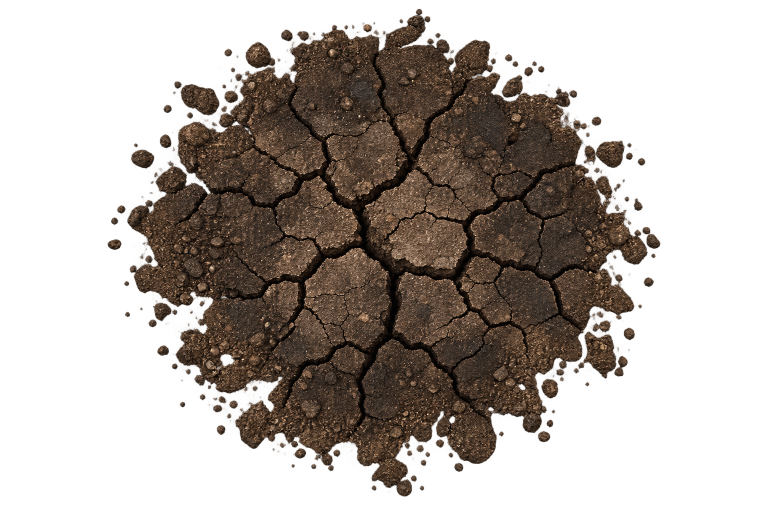
#> input picture assets/Map/177057CD-03D9-4006-8C79-D5DC6C35603E.png, 1536 x 1024 px (shown at 1/2 size)
$ python -i prepare-map-extras.py   (imports and definitions only)
#> lines starting #> are read from the running program, lines starting #| are printed output that depends on the picture; after the words box and inside, x2 and y2 are one past the last pixel; in counts of white or black regions, pixels touching at a corner belong together
#> further down, picture is the input picture: PIL image 1536x1024 RGBA; mean R, G, B, A 32.8, 24.3, 18.2, 102.5
from pathlib import Path
from PIL import Image

ROOT=Path('assets/Map')
SRC=ROOT/'extras-uploaded'
OUT=ROOT/'wasteland'

REFS={
'rocks_scatter_01':('fffffffffcfff4cffc0fe0098107dc07c887c94fc711821dc03fe19ff4cffcffffff','decals',300),
'dry_grass_patch_01':('fffffff7f047f043e003c003c001c0018001c001c001c007e007f01ffe3fffff','decals',300),
'cracked_earth_patch_01':('ffffffe3ff03ff03e007f003e00380038001e001f003d083f1c3f1f1fffdffff','decals',300),
'oil_stain_01':('ffffffc3ff81ff00ff007e007e007e003e007e007f007f007f81ff81ffe7fffff','decals',300),
'rock_cluster_01':('ffffe1f7c083c003c003c003c001c0018001800180038003c003c003f8ffffff','obstacles',420),
'dead_tree_01':('ffffffff89ffede1f1f7d0f7c467fc0ffc0ff801fe09fc03fc07ff1fff9fffdf','obstacles',420),
'barricade_01':('ffffbffd9ff183f9c1e981c180018001c001c001c001c2c1cbf19ffd9fffffff','obstacles',420),
'wrecked_car_01':('ffffffffd01b8003848180018000800080008001800180018001c003ffffffff','obstacles',420),
'ground_01':('000f2196214c1e3f19bdbb9087981f986dfe0fe60fc4058050f093f3021fa70b','ground',512),
}

def ahash(im,size=16):
    im=im.convert('RGBA')
    bg=Image.new('RGBA',im.size,'white')
    bg.alpha_composite(im)
    g=bg.convert('L').resize((size,size),Image.Resampling.LANCZOS)
    vals=list(g.getdata())
    avg=sum(vals)/len(vals)
    bits=''.join('1' if v>=avg else '0' for v in vals)
    return hex(int(bits,2))[2:].zfill(size*size//4)

def hd(a,b):
    return (int(a,16)^int(b,16)).bit_count()

def crop_alpha(im):
    if 'A' not in im.getbands():
        return im.convert('RGBA')
    rgba=im.convert('RGBA')
    a=rgba.getchannel('A').point(lambda p:255 if p>8 else 0)
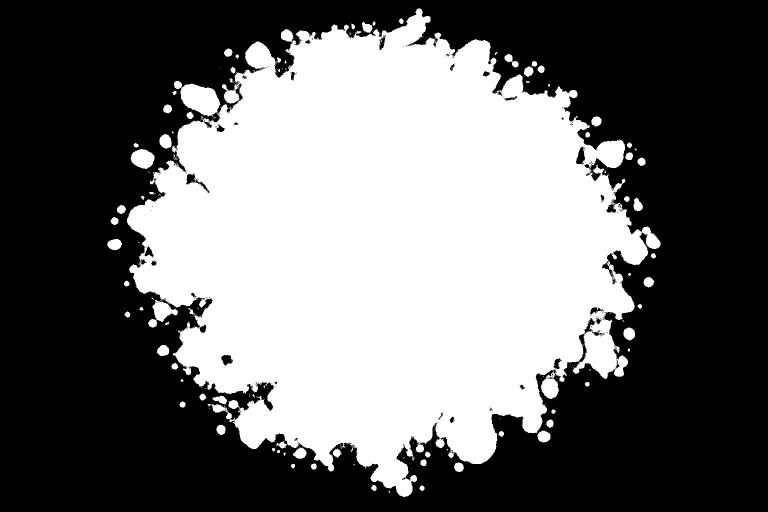
#> a: PIL image 1536x1024 L (shown at 1/2 size); 42.2% white; 256 white regions (184 under 20 px), largest, box (x1, y1, x2, y2) and area: (254, 17, 1321, 994) 648656, (261, 298, 309, 338) 1384, (1082, 741, 1118, 798) 1217
    box=a.getbbox()
#> box = (214, 17, 1321, 994)
    return rgba.crop(box) if box else rgba
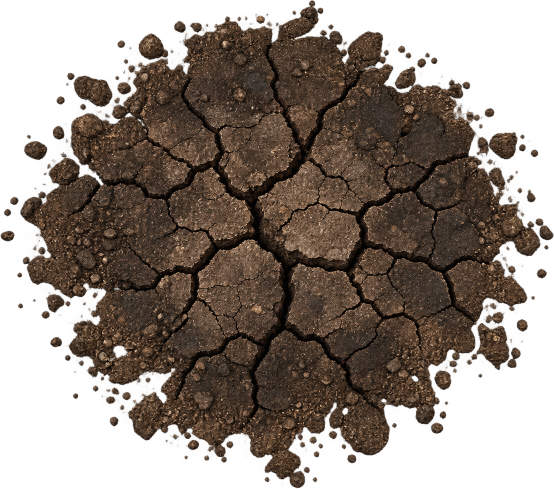
#> returned value: PIL image 1107x977 RGBA (shown at 1/2 size); mean R, G, B, A 47.6, 35.3, 26.5, 149.1; transparent parts drawn white

def optimize(src,dst,maxdim,crop=True):
    im=Image.open(src)
    if crop:
        im=crop_alpha(im)
    else:
        im=im.convert('RGBA')
    scale=min(1.0,maxdim/max(im.size))
    if scale<1:
        im=im.resize((max(1,round(im.width*scale)),max(1,round(im.height*scale))),Image.Resampling.LANCZOS)
    dst.parent.mkdir(parents=True,exist_ok=True)
    im.save(dst,optimize=True,compress_level=9)
    return im.size,dst.stat().st_size

files=sorted(SRC.glob('*.png'))
# [4 lines not run here, left out]
pairs=[]
# [4 lines not run here, left out]
used_files=set(); used_names=set(); chosen=[]
# [10 lines not run here, left out]

report=['# Mapeamento automatico dos extras','']
# [9 lines not run here, left out]

>>> from PIL import Image
>>> picture = Image.open('../assets/Map/177057CD-03D9-4006-8C79-D5DC6C35603E.png')
>>> result = crop_alpha(picture)

$ run again, on assets/Map/893B5774-DC26-4C12-8E78-15F9909D4D9C.png
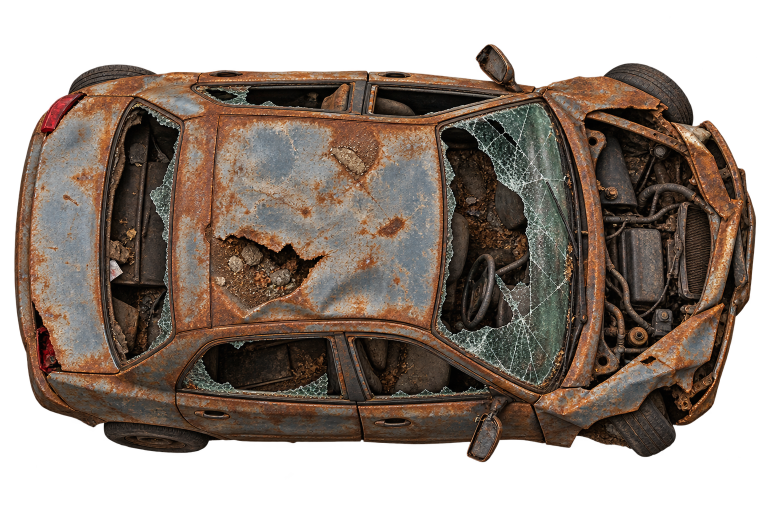
#> input picture assets/Map/893B5774-DC26-4C12-8E78-15F9909D4D9C.png, 1536 x 1024 px (shown at 1/2 size)
#> picture is the input picture: PIL image 1536x1024 RGBA; mean R, G, B, A 64.9, 51.8, 42.4, 165.6
#> in crop_alpha, `a=rgba.getchannel('A').point(lambda p:255 if p>8 else 0)`:
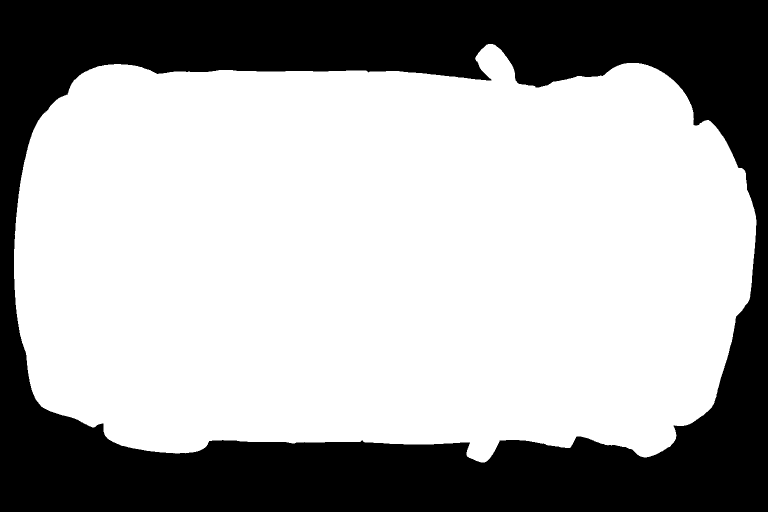
#> a: PIL image 1536x1024 L (shown at 1/2 size); 66% white; 1 black region, box (x1, y1, x2, y2) and area: (0, 0, 1536, 1024) 535406
#> box = (28, 88, 1513, 925)
#> in crop_alpha, `return rgba.crop(box) if box else rgba`:
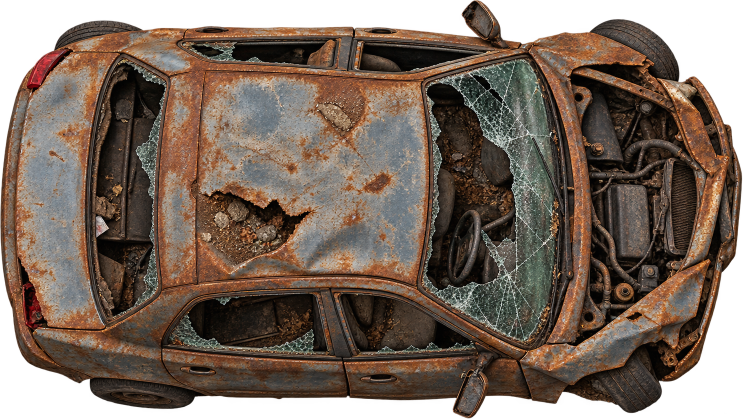
#> returned value: PIL image 1485x837 RGBA (shown at 1/2 size); mean R, G, B, A 82.1, 65.5, 53.6, 209.6; transparent parts drawn white

$ run again, on assets/Map/BC230B3F-1904-4ECC-A6A5-92DAFB261895.png
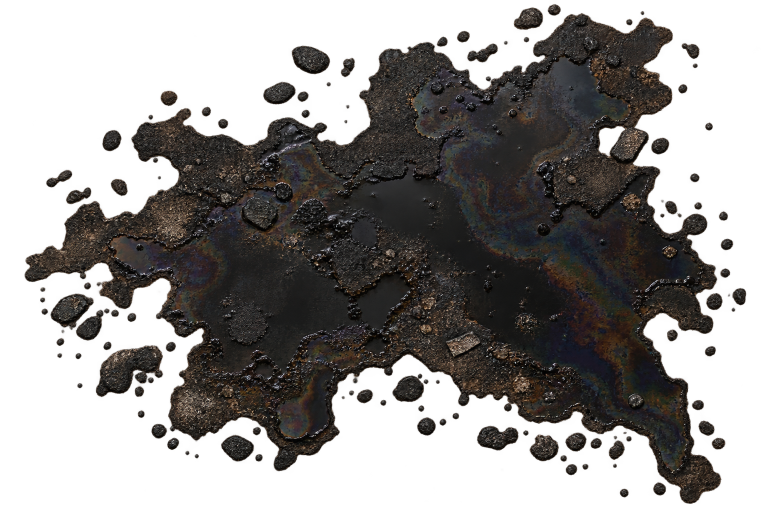
#> input picture assets/Map/BC230B3F-1904-4ECC-A6A5-92DAFB261895.png, 1536 x 1024 px (shown at 1/2 size)
#> picture is the input picture: PIL image 1536x1024 RGBA; mean R, G, B, A 22.6, 20, 18.4, 123.9
#> in crop_alpha, `a=rgba.getchannel('A').point(lambda p:255 if p>8 else 0)`:
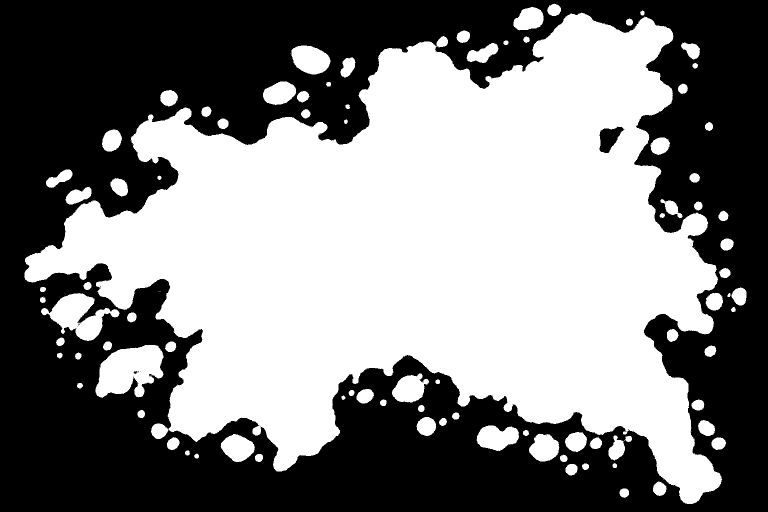
#> a: PIL image 1536x1024 L (shown at 1/2 size); 50.4% white; 18 black regions (15 under 20 px), largest, box (x1, y1, x2, y2) and area: (0, 0, 1536, 1024) 777807, (1199, 253, 1249, 306) 1559, (267, 742, 275, 748) 27
#> box = (49, 7, 1493, 1008)
#> in crop_alpha, `return rgba.crop(box) if box else rgba`:
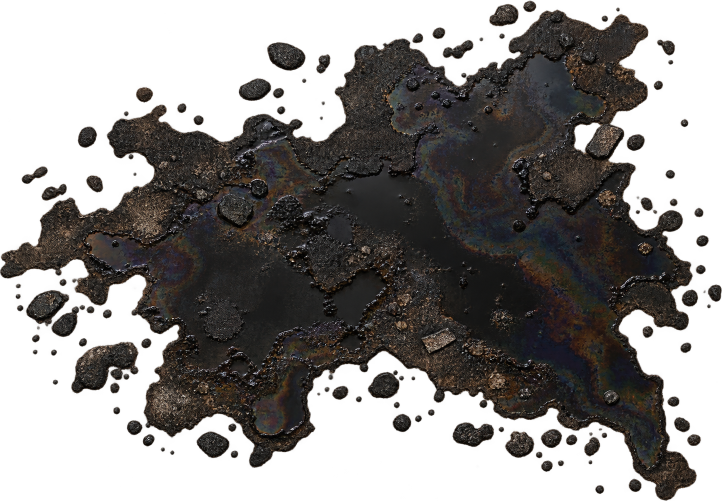
#> returned value: PIL image 1444x1001 RGBA (shown at 1/2 size); mean R, G, B, A 24.6, 21.8, 20, 134.8; transparent parts drawn white
